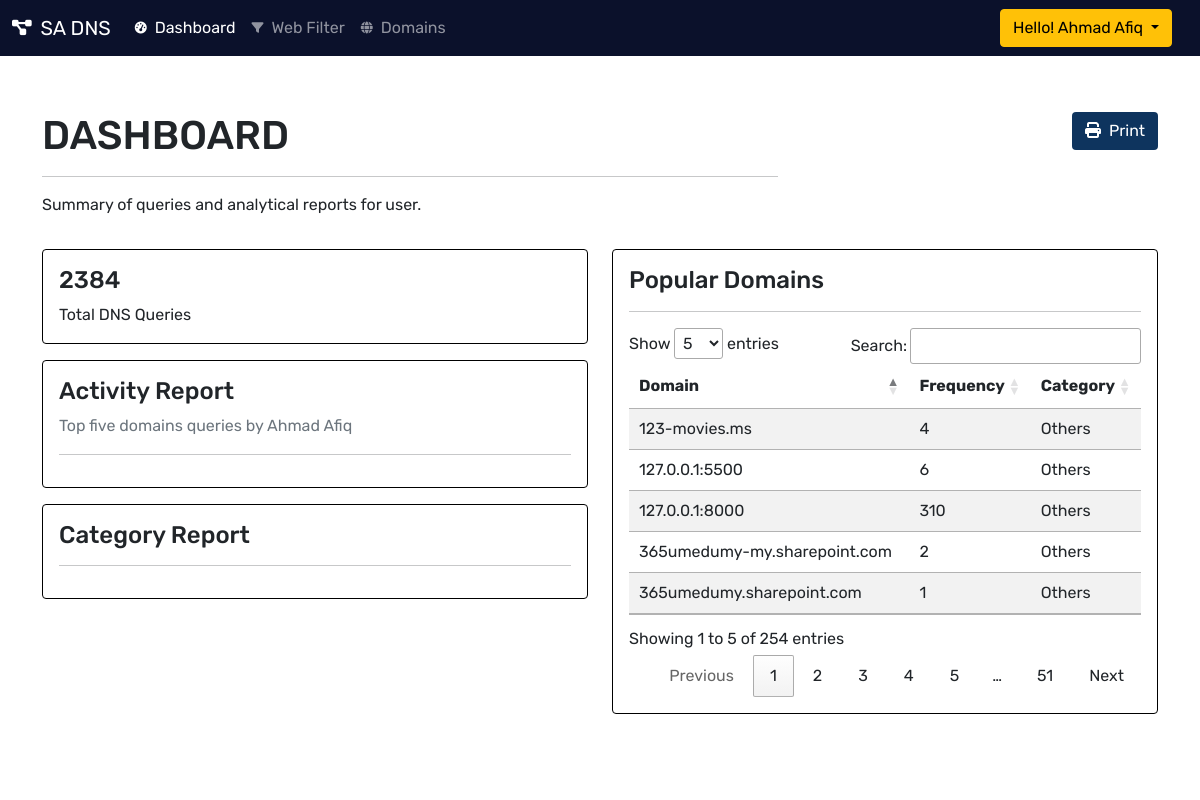
The page /dashboard/ (signed in) on the database its author committed.
### dashboard/models.py (models this page shows, shortened)
class Domain(models.Model):
    id = models.UUIDField(
        default=uuid.uuid4, unique=True, primary_key=True, editable=False
    )
    owner = models.ForeignKey(Profile,null=True, blank=True,on_delete=models.SET_NULL)
    domain = models.CharField(max_length=500)
    freq = models.IntegerField(null=True, blank=True)
    cat_id = models.ForeignKey('Category', null=True, blank=True, on_delete=models.SET_NULL)
    def __str__(self):
        return self.domain

class Category(models.Model):
    id = models.UUIDField(
        default=uuid.uuid4, unique=True, primary_key=True, editable=False
    )
    name = models.CharField(max_length=200)

### dashboard/views.py (the view)
# urls.py: path('', views.dashboard, name='dashboard'),
@login_required(login_url="login")
def dashboard(request):
    profile = request.user.profile
    name = request.user.first_name
    domains = Domain.objects.filter(owner=profile)
    totalDNSquery = 0
    for x in domains:
        totalDNSquery = totalDNSquery + x.freq
    top_five = Domain.objects.order_by('-freq').filter(owner=profile).values_list('freq', flat=True).distinct()
    top_activity = Domain.objects.order_by('-freq').filter(freq__in=top_five[:5], owner=profile)
    datatop_five = []
    datatop_domain = []
    for x in top_activity:
        datatop_domain.append(x.domain)
        datatop_five.append(x.freq)
    gambling, socialmed, security, adult, others = 0, 0, 0, 0, 0
    for x in domains:
        if (x.cat_id.name == 'Adult'):
            adult = adult + x.freq
        elif (x.cat_id.name == 'Gambling'):
            gambling = gambling + x.freq
        elif (x.cat_id.name == 'Social Media'):
            socialmed = socialmed + x.freq
        elif (x.cat_id.name == 'Security'):
            security = security + x.freq
        elif (x.cat_id.name == 'Others'):
            others = others + x.freq
    data_category = [adult, gambling, socialmed, security, others]
    context = {
        'name' : name,
        'totalDNSquery': totalDNSquery,
        'domains': domains,
        'datatop_five': json.dumps(datatop_five),
        'labels': json.dumps(datatop_domain),
        'data_category' : json.dumps(data_category),
    }
    return render(request, 'dashboard/dashboard.html', context)

### dashboard/templates/dashboard/dashboard.html (shortened to what this page needs)
{% include 'main-dashboard.html' %}
{% load static %}
{% block content %}
    <nav class="navbar navbar-expand-md navbar-dark">
        <div class="container-fluid">
            <a class="navbar-brand" href="{% url 'home' %}">
                <i class="me-1 fas fa-project-diagram fa-sm"></i> SA DNS
            </a>
            <div class="collapse navbar-collapse" id="navbarCollapse">
                <ul class="navbar-nav me-auto mb-2 mb-md-0">
                    <li class="nav-item">
                        <a class="nav-link active" aria-current="page" href="{% url 'dashboard' %}">
                            <i class="me-2 fas fa-tachometer-alt fa-xs"></i>Dashboard
                        </a>
                    </li>
                    <li class="nav-item">
                        <a class="nav-link" aria-current="page" href="{% url 'webfilter' %}">
                            <i class="me-2 fas fa-filter fa-xs"></i>Web Filter
                        </a>
                    </li>
                    <li class="nav-item">
                        <a class="nav-link" aria-current="page" href="{% url 'domains' %}">
                            <i class="me-2 fas fa-globe fa-xs"></i>Domains
                        </a>
                    </li>
                </ul>
                <div class="dropdown me-3">
                    <button class="btn btn-warning dropdown-toggle" type="button" id="dropdownMenuButton1" data-bs-toggle="dropdown" aria-expanded="false">
                      Hello! {{name}}
                    </button>
                </div>
            </div>
        </div>
    </nav>
    <main>
        <div class="container mt-2">
            <div class="row mb-3 pt-5">
                <div class="col-md-8">
                    <div class="">
                        <h1>DASHBOARD</h1>
                        <hr>
                        <p>Summary of queries and analytical reports for user.</p>
                    </div>
                </div>
                <div class="col-md-4">
                    <div class="d-flex justify-content-end">
                        <a href="{% url 'dashboard_report' %}">
                            <button class="btn btn-print text-white">
                                <i class="fas fa-print me-2"></i>Print
                            </button>
                        </a>
                    </div>
                </div>
            </div>
        </div>
        <div class="container">
            <div class="row mb-3">
                <div class="col-md-6">
                    <div class="pb-3">
                        <div class="card">
                            <div class="card-body">
                                <h4 class="card-title">{{totalDNSquery}}</h4>
                                <p class="card-text">
                                    Total DNS Queries
                                </p>
                            </div>
                        </div>
                    </div>
                    <div class="row mb-3">
                        <div class="col">
                            <div class="card">
                                <div class="card-body table-responsive">
                                    <h4 class="card-title">Activity Report</h4>
                                    <p class="text-muted">Top five domains queries by {{name}}</p>
                                    <hr>
                                </div>
                            </div>
                        </div>
                    </div>
                    <div class="row">
                        <div class="col">
                            <div class="card">
                                <div class="card-body">
                                    <h4 class="card-title">Category Report</h4>
                                    <hr>
                                </div>
                            </div>
                        </div>
                    </div>
                </div>
                <div class="col-md-6">
                    <div class="card">
                        <div class="card-body table-responsive">
                            <h4 class="card-title">Popular Domains</h4>
                            <hr>
                            <table id="example" class="table table-striped" style="width:100%">
                                <thead>
                                    <tr>
                                        <th>Domain</th>
                                        <th>Frequency</th>
                                        <th>Category</th>
                                    </tr>
                                </thead>
                                <tbody>
                                    {% for domain in domains %}
                                    <tr>
                                        <td>{{domain}}</td>
                                        <td>{{domain.freq}}</td>
                                        <td>{{domain.cat_id.name}}</td>
                                    </tr>
                                    {% endfor %}
                                </tbody>
                            </table>
                        </div>
                    </div>
                </div>
            </div>
            <div class="col-md-6 p-4">
            </div>
        </div>
    </main>
{% endblock content %}

### static/styles/style.css (style rules this page uses)
:root { --main-color: #0E345E; --color-dark: #0b112b; --text-main: #808E9E; --text-white: white; --backgroud-content: #4998F2; --sidebar-color: #0E345E; }
* { padding: 0; margin: 0; box-sizing: border-box; list-style-type: none; text-decoration: none; font-family: 'Rubik', sans-serif; }
html { scroll-behavior: smooth; }
main { background: white; }
.nav-link { color: white; }
.btn-print { background: var(--main-color); }
.navbar { background: var(--color-dark); }
.table-responsive { width: 100%; overflow-x: auto; }
.card { border: 1px solid black; }
.dropdown-toggle { outline: 0; }

### rows shown on the page
Domain: domain "127.0.0.1:8000", freq "310", cat_id.name "Others"
Domain: domain "127.0.0.1:5500", freq "6", cat_id.name "Others"
Domain: domain "365umedumy-my.sharepoint.com", freq "2", cat_id.name "Others"
Domain: domain "123-movies.ms", freq "4", cat_id.name "Others"
Domain: domain "365umedumy.sharepoint.com", freq "1", cat_id.name "Others"

### other values the page prints
{{ name }} "Ahmad Afiq"
{{ totalDNSquery }} "2384"
